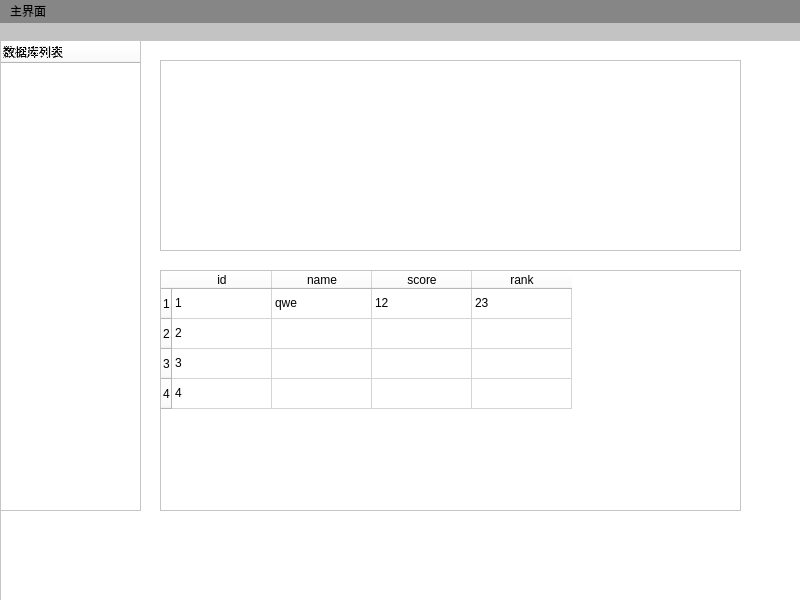
<?xml version="1.0" encoding="UTF-8"?>
<ui version="4.0">
 <class>MainWindow</class>
 <widget class="QMainWindow" name="MainWindow">
  <property name="geometry">
   <rect>
    <x>0</x>
    <y>0</y>
    <width>800</width>
    <height>600</height>
   </rect>
  </property>
  <property name="font">
   <font>
    <pointsize>8</pointsize>
   </font>
  </property>
  <property name="windowTitle">
   <string>MainWindow</string>
  </property>
  <property name="styleSheet">
   <string notr="true">background-color: rgb(255, 255, 255);</string>
  </property>
  <widget class="QWidget" name="centralwidget">
   <widget class="QFrame" name="frame">
    <property name="geometry">
     <rect>
      <x>0</x>
      <y>0</y>
      <width>801</width>
      <height>571</height>
     </rect>
    </property>
    <property name="styleSheet">
     <string notr="true"/>
    </property>
    <property name="frameShape">
     <enum>QFrame::Shape::StyledPanel</enum>
    </property>
    <property name="frameShadow">
     <enum>QFrame::Shadow::Raised</enum>
    </property>
    <widget class="QTreeWidget" name="db_list">
     <property name="geometry">
      <rect>
       <x>0</x>
       <y>0</y>
       <width>141</width>
       <height>471</height>
      </rect>
     </property>
     <property name="styleSheet">
      <string notr="true">color: rgb(0, 0, 0);
border-color: rgb(0, 0, 0);</string>
     </property>
     <column>
      <property name="text">
       <string>数据库列表</string>
      </property>
      <property name="foreground">
       <brush brushstyle="Dense2Pattern">
        <color alpha="255">
         <red>0</red>
         <green>0</green>
         <blue>0</blue>
        </color>
       </brush>
      </property>
     </column>
    </widget>
    <widget class="HighLightTextEdit" name="textEdit">
     <property name="geometry">
      <rect>
       <x>160</x>
       <y>20</y>
       <width>581</width>
       <height>191</height>
      </rect>
     </property>
     <property name="styleSheet">
      <string notr="true">border-color: rgb(0, 0, 0);
color: rgb(0, 0, 0);</string>
     </property>
    </widget>
    <widget class="QTableWidget" name="tableWidget_2">
     <property name="geometry">
      <rect>
       <x>160</x>
       <y>230</y>
       <width>581</width>
       <height>241</height>
      </rect>
     </property>
     <property name="styleSheet">
      <string notr="true">color: rgb(0, 0, 0);
border-color: rgb(0, 0, 0);</string>
     </property>
     <row/>
     <row/>
     <row/>
     <row/>
     <column>
      <property name="text">
       <string>id</string>
      </property>
      <property name="foreground">
       <brush brushstyle="SolidPattern">
        <color alpha="255">
         <red>0</red>
         <green>0</green>
         <blue>0</blue>
        </color>
       </brush>
      </property>
     </column>
     <column>
      <property name="text">
       <string>name</string>
      </property>
     </column>
     <column>
      <property name="text">
       <string>score</string>
      </property>
     </column>
     <column>
      <property name="text">
       <string>rank</string>
      </property>
     </column>
     <item row="0" column="0">
      <property name="text">
       <string>1</string>
      </property>
     </item>
     <item row="0" column="1">
      <property name="text">
       <string>qwe</string>
      </property>
     </item>
     <item row="0" column="2">
      <property name="text">
       <string>12</string>
      </property>
     </item>
     <item row="0" column="3">
      <property name="text">
       <string>23</string>
      </property>
     </item>
     <item row="1" column="0">
      <property name="text">
       <string>2</string>
      </property>
     </item>
     <item row="2" column="0">
      <property name="text">
       <string>3</string>
      </property>
     </item>
     <item row="3" column="0">
      <property name="text">
       <string>4</string>
      </property>
     </item>
    </widget>
   </widget>
  </widget>
  <widget class="QToolBar" name="toolBar">
   <property name="windowTitle">
    <string>toolBar</string>
   </property>
   <property name="styleSheet">
    <string notr="true">border-color: rgb(0, 0, 0);
background-color: rgb(195, 195, 195);
color: rgb(0, 0, 0);</string>
   </property>
   <property name="movable">
    <bool>false</bool>
   </property>
   <attribute name="toolBarArea">
    <enum>TopToolBarArea</enum>
   </attribute>
   <attribute name="toolBarBreak">
    <bool>false</bool>
   </attribute>
  </widget>
  <widget class="QMenuBar" name="menubar">
   <property name="geometry">
    <rect>
     <x>0</x>
     <y>0</y>
     <width>800</width>
     <height>17</height>
    </rect>
   </property>
   <property name="styleSheet">
    <string notr="true">color: rgb(0, 0, 0);
background-color: rgb(134, 134, 134);</string>
   </property>
   <widget class="QMenu" name="new_db">
    <property name="title">
     <string>主界面</string>
    </property>
    <addaction name="exit_2"/>
   </widget>
   <addaction name="new_db"/>
  </widget>
  <action name="exit">
   <property name="text">
    <string>退出</string>
   </property>
  </action>
  <action name="action_2">
   <property name="text">
    <string>运行</string>
   </property>
  </action>
  <action name="action_4">
   <property name="text">
    <string>清空</string>
   </property>
  </action>
  <action name="newdb">
   <property name="text">
    <string>新建数据库</string>
   </property>
  </action>
  <action name="newtable">
   <property name="text">
    <string>新建表</string>
   </property>
  </action>
  <action name="yunx">
   <property name="text">
    <string>运行</string>
   </property>
  </action>
  <action name="clear">
   <property name="text">
    <string>清空</string>
   </property>
  </action>
  <action name="save">
   <property name="text">
    <string>保存</string>
   </property>
  </action>
  <action name="exit_2">
   <property name="text">
    <string>退出</string>
   </property>
  </action>
 </widget>
 <customwidgets>
  <customwidget>
   <class>HighLightTextEdit</class>
   <extends>QTextEdit</extends>
   <header location="global">highlighttextedit.h</header>
  </customwidget>
 </customwidgets>
 <resources/>
 <connections/>
</ui>
